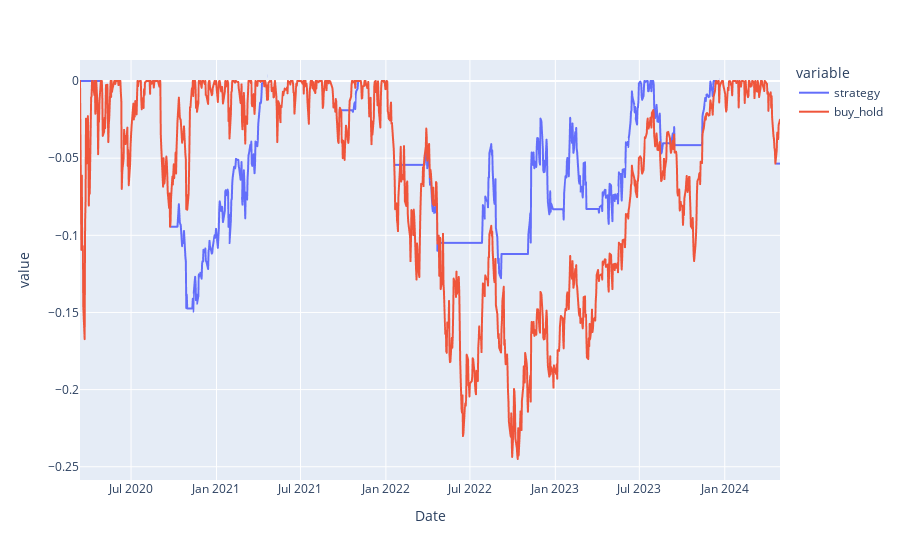

The code cell stored with this chart in its notebook:
### Markdown cell above
So let's have a look at performance and try to digest why this didn't work...

### Code cell
max_peaks = cumprod_signals.cummax()
drawdown = (cumprod_signals - max_peaks) / max_peaks
px.line(drawdown)

### Figure 1 — Plotly figure (JSON) as saved in the notebook; plotly's stock layout.template omitted (floating-point values rounded to 4 significant figures; data arrays with more than 128 entries replaced by an {"elided": "..."} marker saying what was removed)
{"data": [{"hovertemplate": "variable=strategy<br>Date=%{x}<br>value=%{y}<extra></extra>", "legendgroup": "strategy", "line": {"color": "#636efa", "dash": "solid"}, "marker": {"symbol": "circle"}, "mode": "lines", "name": "strategy", "showlegend": true, "type": "scattergl", "x": {"elided": "1039 str values"}, "xaxis": "x", "y": {"elided": "1039 float values"}, "yaxis": "y"}, {"hovertemplate": "variable=buy_hold<br>Date=%{x}<br>value=%{y}<extra></extra>", "legendgroup": "buy_hold", "line": {"color": "#EF553B", "dash": "solid"}, "marker": {"symbol": "circle"}, "mode": "lines", "name": "buy_hold", "showlegend": true, "type": "scattergl", "x": {"elided": "1039 str values"}, "xaxis": "x", "y": {"elided": "1039 float values"}, "yaxis": "y"}], "layout": {"legend": {"title": {"text": "variable"}, "tracegroupgap": 0}, "margin": {"t": 60}, "xaxis": {"anchor": "y", "domain": [0, 1], "title": {"text": "Date"}}, "yaxis": {"anchor": "x", "domain": [0, 1], "title": {"text": "value"}}}}
